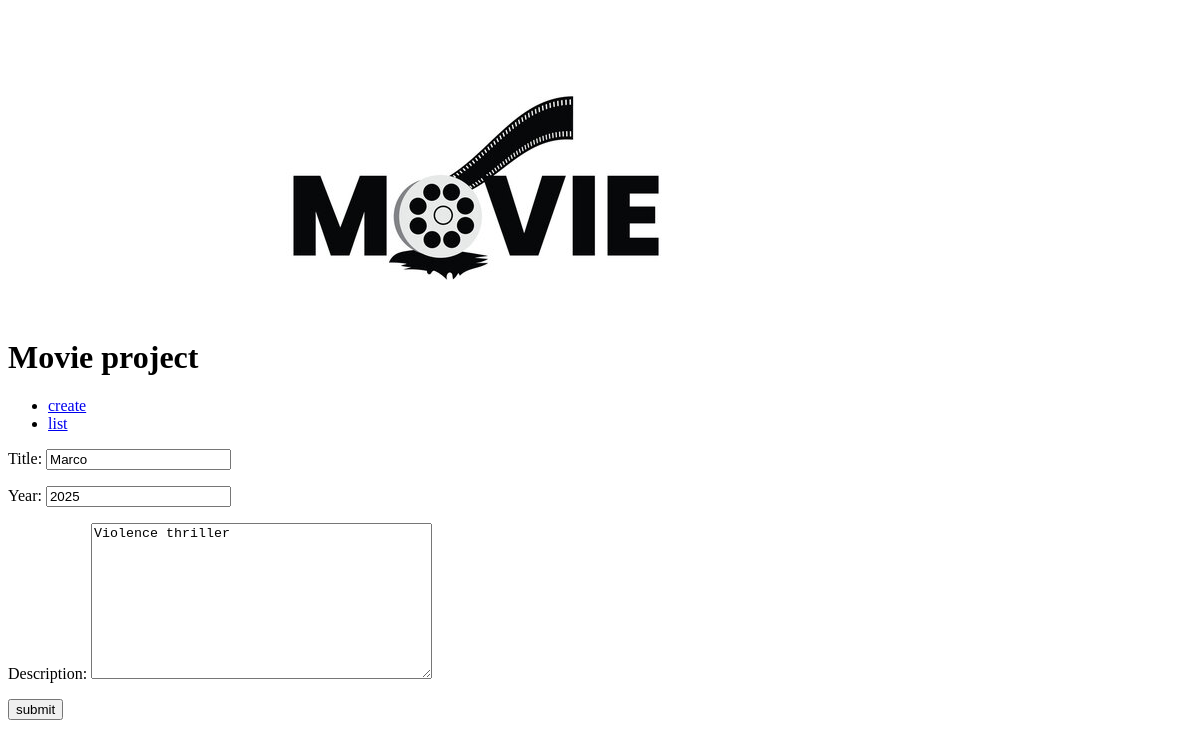
The app's page /edit/4, older data.
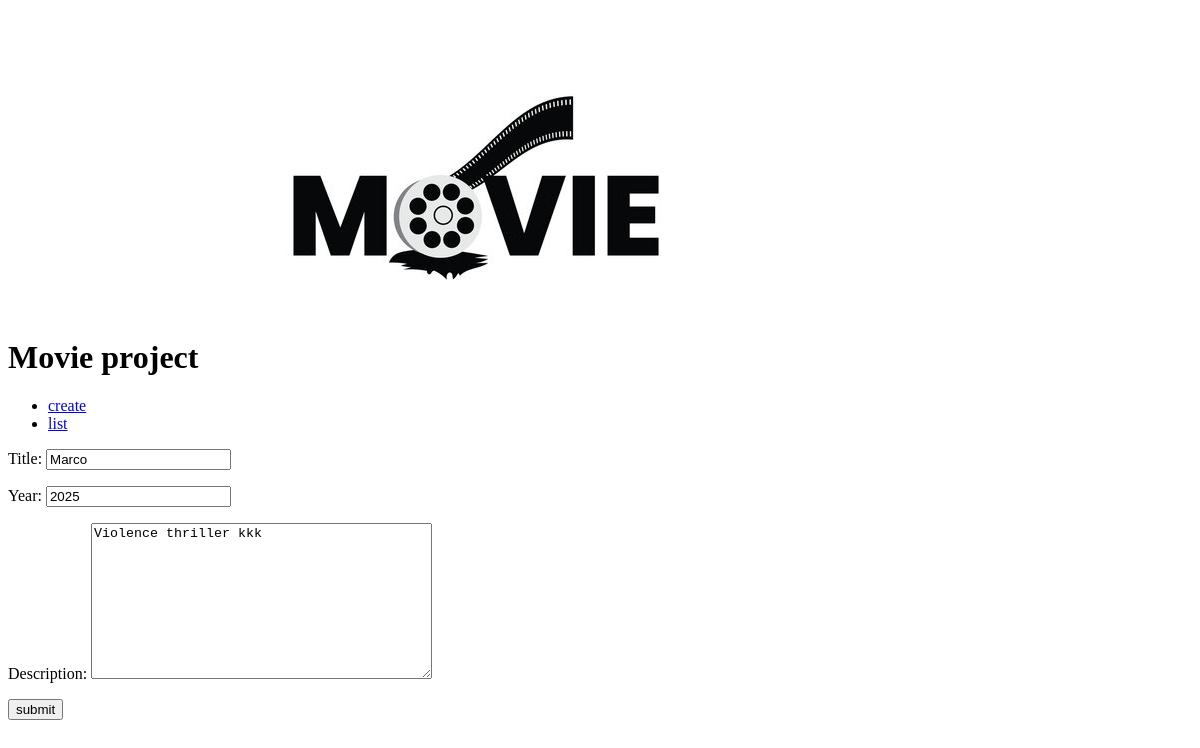
The same page, newer data.
### movies/models.py (models this page shows)
class MovieInfo(models.Model):
    title=models.CharField(max_length=200)
    year=models.IntegerField(null=True)
    description=models.TextField()

### movies/views.py (the view)
# urls.py: path('edit/<pk>', views.edit, name='edit'),
def edit(request,pk):
     instance_to_be_edited=MovieInfo.objects.get(pk=pk)
     if request.POST:
       frm=MovieForm(request.POST,instance=instance_to_be_edited)
       if frm.is_valid():
             instance_to_be_edited.save()
     else:
         frm=MovieForm(instance=instance_to_be_edited)
     frm=MovieForm(instance=instance_to_be_edited)
     return render(request,'create.html',{'frm': frm})

### movies/forms.py
class MovieForm(ModelForm):
    class Meta:
        model=MovieInfo
        fields="__all__"

### movies/templates/create.html (shortened to what this page needs)
{% extends 'blank_layout.html' %}
{% block content %}
<form method="post" enctype="multipart/form-data">
    {{ frm.as_p }}
    <button type="submit"> submit</button>
</form>
{% endblock content %}

Row changes from the older to the newer data that the page shows:
changed MovieInfo "Marco": description "Violence thriller" → "Violence thriller kkk"
